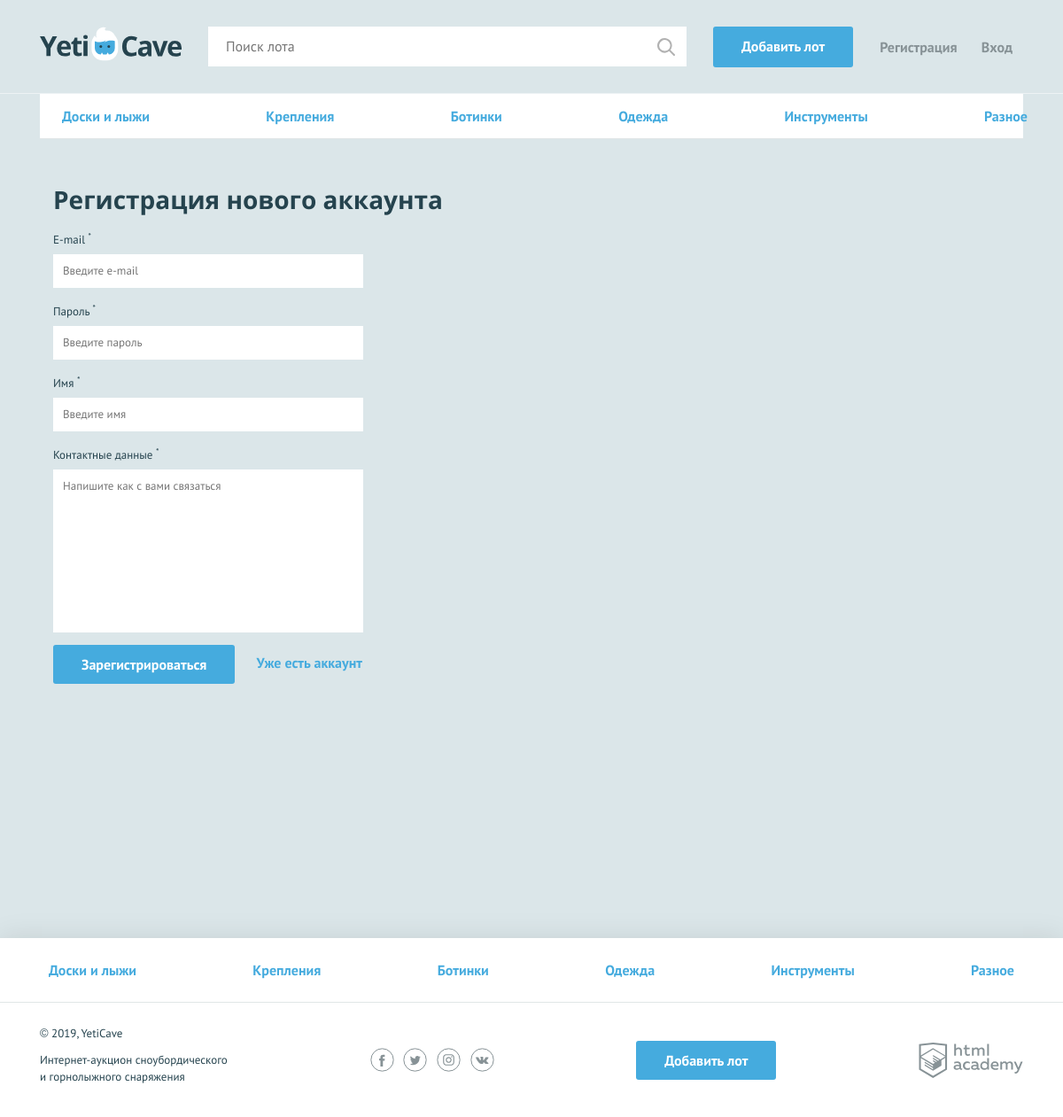
The app's page /signUp.php with its own data.
### tables this page shows
CREATE TABLE categories (
     id    INT AUTO_INCREMENT PRIMARY KEY,
     categor_name  VARCHAR(128) NOT NULL,
     categor_code  VARCHAR(128) NOT NULL
 );

### helpers.php (called while the page is built, shortened)
<?php
function include_template($name, array $data = []) {
    $name = 'templates/' . $name;
    extract($data);
    require $name;
    $result = ob_get_clean();
    return $result;
}

### dataBaseQueries.php (called while the page is built, shortened)
<?php
    require_once('init.php');
    $categorQuery = 'SELECT `id`, `categor_name`, `categor_code` FROM categories ';
    $result = mysqli_query($connect, $categorQuery);
    if ($result) {
        $categories = mysqli_fetch_all($result, MYSQLI_ASSOC);
    } else {
        printf("Ошибка: %s\n", mysqli_error($connect));
    }
?>

### templates/signUpUser.php (the view, shortened to what this page needs)
<main>
    <nav class="nav">
        <ul class="nav__list container">
            <?php foreach ($categories as $category): ?>
                <li class="nav__item">
                    <a href="pages/all-lots.html"><?= htmlspecialchars($category['categor_name']); ?></a>
                </li>
            <?php endforeach; ?>
        </ul>
    </nav>
    <form class="form container <?= isset($errors) ? "form--invalid" : ""; ?>" action="../signUp.php" method="post"
          autocomplete="off">
        <h2>Регистрация нового аккаунта</h2>
        <div class="form__item <?= isset($errors['email']) ? "form__item--invalid" : ""; ?>">
            <label for="email">E-mail <sup>*</sup></label>
            <input id="email" type="text" name="email" placeholder="Введите e-mail"
                   value="<?= $_POST['email'] ?? '' ?>">
        </div>
        <div class="form__item <?= isset($errors['password']) ? "form__item--invalid" : ""; ?>">
            <label for="password">Пароль <sup>*</sup></label>
            <input id="password" type="password" name="password" placeholder="Введите пароль"
                   value="<?= $_POST['password'] ?? '' ?>">
        </div>
        <div class="form__item <?= isset($errors['name']) ? "form__item--invalid" : ""; ?>">
            <label for="name">Имя <sup>*</sup></label>
            <input id="name" type="text" name="name" placeholder="Введите имя" value="<?= $_POST['name'] ?? '' ?>">
        </div>
        <div class="form__item <?= isset($errors['message']) ? "form__item--invalid" : ""; ?>">
            <label for="message">Контактные данные <sup>*</sup></label>
            <textarea id="message" name="message"
                      placeholder="Напишите как с вами связаться"><?= $_POST['message'] ?? '' ?></textarea>
        </div>
        <button type="submit" class="button">Зарегистрироваться</button>
        <a class="text-link" href="login.php">Уже есть аккаунт</a>
    </form>

### templates/layout.php (shortened to what this page needs)
<!DOCTYPE html>
<html lang="ru">
<head>
    <link href="../css/normalize.min.css" rel="stylesheet">
    <link href="../css/style.css" rel="stylesheet">
    <link href="../css/flatpickr.min.css" rel="stylesheet">
</head>
<body>
<div class="page-wrapper">
    <header class="main-header">
        <div class="main-header__container container">
            <a class="main-header__logo">
                <img src="../img/logo.svg" width="160" height="39" alt="Логотип компании YetiCave">
            </a>
            <form class="main-header__search" method="get" action="search.php" autocomplete="off">
                <input type="search" name="search" placeholder="Поиск лота" value="<?= $_GET['search'] ?? '' ?>">
                <input class="main-header__search-btn" type="submit" name="find" value="Найти">
            </form>
            <a class="main-header__add-lot button" href="add.php">Добавить лот</a>
            <nav class="user-menu">
                <?php if (isset($_SESSION['user'])): ?>
                    <div class="user-menu__logged">
                        <p><?= $user_name; ?></p>
                        <a class="user-menu__bets" href="pages/my-bets.html">Мои ставки</a>
                        <a class="user-menu__logout" href="logout.php">Выход</a>
                    </div>
                <?php else: ?>
                    <ul class="user-menu__list">
                        <li class="user-menu__item">
                            <a href="signUp.php">Регистрация</a>
                        </li>
                        <li class="user-menu__item">
                            <a href="login.php">Вход</a>
                        </li>
                    </ul>
                <?php endif; ?>
            </nav>
        </div>
    </header>
    <main class="container">
        <?= $main_content ?>
    </main>
</div>
<footer class="main-footer">
    <nav class="nav">
        <ul class="nav__list container">
            <?php foreach ($categories as $category):?>
                <li class="nav__item">
                    <a href="pages/all-lots.html"><?= htmlspecialchars($category['categor_name']) ?></a>
                </li>
            <?php endforeach; ?>
        </ul>
    </nav>
    <div class="main-footer__bottom container">
        <div class="main-footer__copyright">
            <p>© 2019, YetiCave</p>
            <p>Интернет-аукцион сноубордического и горнолыжного снаряжения</p>
        </div>
        <div class="main-footer__social social">
            <a class="social__link social__link--facebook" href="#">
            </a>
            <a class="social__link social__link--twitter" href="#">
            </a>
            <a class="social__link social__link--instagram" href="#">
            </a>
            <a class="social__link social__link--vkontakte" href="#">
            </a>
        </div>
        <a class="main-footer__add-lot button" href="add-lot.html">Добавить лот</a>
        <div class="main-footer__developed-by">
            <a class="logo-academy" href="https://htmlacademy.ru/intensive/php">
            </a>
        </div>
    </div>
</footer>
</body>
</html>

### css/style.css (style rules this page uses)
html, body { height: 100%; }
.page-wrapper { display: flex; flex-direction: column; min-height: 100%; margin-bottom: -202px; }
.page-wrapper::after { content: ""; display: block; }
.page-wrapper::after { height: 85px; }
main { margin-bottom: 202px; }
body { min-width: 1140px; background-color: #dbe6e9; font-family: "PT Sans", sans-serif; font-weight: 400; font-size: 16px; line-height: 26px; color: #25434e; }
a { text-decoration: none; }
h2 { margin: 0; font-family: "Open Sans", sans-serif; font-size: 28px; line-height: 35px; font-weight: 700; }
.text-link { font-weight: 700; color: #45abde; }
.container { width: 1110px; margin: 0 auto; padding: 0 15px; }
main.container { margin-bottom: 202px; }
.button { display: block; padding: 9px 32px; background-color: #45abde; color: #ffffff; text-align: center; font-weight: 700; border: none; border-radius: 3px; }
.main-header { padding: 30px 0 29px; border-bottom: 1px solid rgba(255, 255, 255, 0.5); }
.main-header__container { display: -webkit-flex; display: -ms-flexbox; display: flex; -webkit-justify-content: flex-start; -ms-flex-pack: start; justify-content: flex-start; }
.main-header__logo { display: block; margin-right: 30px; }
.main-header__search { position: relative; width: 540px; margin-right: 30px; }
.main-header__search input[type="search"] { width: 100%; padding: 8px 19px 9px 19px; border: 1px solid #ffffff; }
.main-header__search-btn { content: ""; position: absolute; top: 3px; right: 3px; width: 20px; height: 20px; padding: 20px; background: url("../img/search.svg") center no-repeat; opacity: 0.3; border: 0; font-size: 0; }
.main-header__add-lot { max-width: 160px; margin-right: 30px; }
.user-menu__list { display: -webkit-flex; display: -ms-flexbox; display: flex; -webkit-justify-content: space-between; -ms-flex-pack: justify; justify-content: space-between; -webkit-flex-wrap: wrap; -ms-flex-wrap: wrap; flex-wrap: wrap; width: 150px; margin: 0; margin-top: 10px; padding: 0; list-style: none; }
.user-menu__item a { color: #879296; font-weight: 700; }
.user-menu { display: -webkit-flex; display: -ms-flexbox; display: flex; }
.main-footer { background-color: #ffffff; box-shadow: 0 0 30px 0 rgba(0, 0, 0, 0.1); }
.main-footer__bottom { display: -webkit-flex; display: -ms-flexbox; display: flex; -webkit-justify-content: space-between; -ms-flex-pack: justify; justify-content: space-between; -webkit-align-items: center; -ms-flex-align: center; align-items: center; padding: 25px 0; }
.main-footer__copyright { max-width: 212px; }
.main-footer__copyright p { margin: 0; margin-bottom: 11px; font-size: 13px; line-height: 19px; }
.main-footer__social { width: 140px; }
.social { display: -webkit-flex; display: -ms-flexbox; display: flex; -webkit-justify-content: space-between; -ms-flex-pack: justify; justify-content: space-between; -webkit-flex-wrap: wrap; -ms-flex-wrap: wrap; flex-wrap: wrap; }
.social__link { width: 27px; height: 27px; }
.logo-academy { display: block; width: 118px; height: 40px; }
.nav { background-color: #ffffff; border-bottom: 1px solid #e1e6e7; }
.nav__list { display: -webkit-flex; display: -ms-flexbox; display: flex; -webkit-justify-content: space-between; -ms-flex-pack: justify; justify-content: space-between; -webkit-flex-wrap: wrap; -ms-flex-wrap: wrap; flex-wrap: wrap; list-style: none; }
.nav__item a { position: relative; display: block; padding: 12px 10px; font-weight: 700; color: #45abde; }
.nav__item a::before { content: ""; display: none; position: absolute; bottom: 0; width: calc(100% - 20px); height: 3px; background-color: #e2e5e6; }
.main-footer .nav__item a { padding: 23px 10px; }
.form { padding-top: 51px; }
.form h2 { padding-bottom: 15px; }
.form__item { width: 350px; margin: 0; margin-bottom: 14px; font-size: 13px; }
.form__item label { display: block; margin-bottom: 3px; }
.form__item input, .form__item textarea { display: block; width: 100%; padding: 5px 10px; border: 1px solid #ffffff; box-sizing: border-box; }
.form__item textarea { min-height: 184px; resize: none; }
.form .button { display: inline-block; vertical-align: middle; margin-right: 20px; }

### records on screen
categories: categor_name "Доски и лыжи"
categories: categor_name "Крепления"
categories: categor_name "Ботинки"
categories: categor_name "Одежда"
categories: categor_name "Инструменты"
categories: categor_name "Разное"
